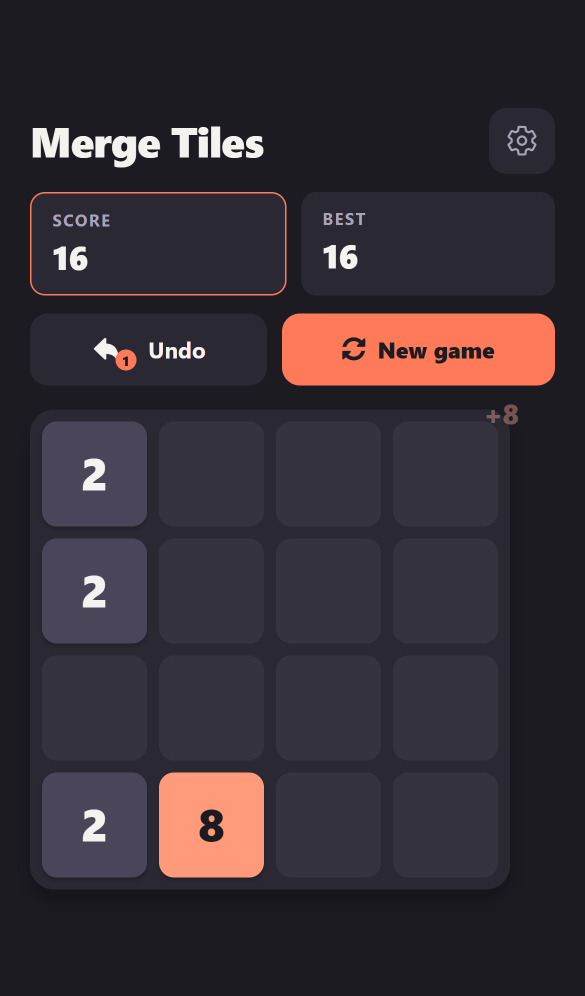
#> input picture apps/mobile/tile-merge/store/source/screenshot-1-gameplay-source.png, 1170 x 1992 px (shown at 1/2 size); its folder holds 3 pictures in this run
$ python prepare-play-store-images.py
#> lines starting #> are read from the running program, lines starting #| are printed output that depends on the picture
#!/usr/bin/env python3
"""Build Google Play Store listing images for mobile apps."""
from __future__ import annotations

import argparse
import shutil
import struct
from pathlib import Path

from PIL import Image, ImageDraw, ImageFont

PLAY_PHONE = (1080, 1920)  # 9:16 portrait
PLAY_FEATURE = (1024, 500)
PLAY_ICON = (512, 512)
RESAMPLE = Image.Resampling.LANCZOS

APP_GRAPHICS: dict[str, dict[str, object]] = {
    "tile-merge": {
        "bg": (28, 27, 34),
        "accent": (255, 122, 89),
        "feature_title": "Merge Tiles",
        "feature_subtitle": "Offline puzzle · undo · rewarded resume",
    },
    "image-to-pdf": {
        "bg": (11, 13, 18),
        "accent": (239, 83, 80),
        "feature_title": "Free Image to PDF",
        "feature_subtitle": "Offline · No watermark · No account",
    },
}


def png_info(path: Path) -> str:
    data = path.read_bytes()
    if data[:8] != b"\x89PNG\r\n\x1a\n":
        return "not-png"
    w, h, bit, color, *_ = struct.unpack(">IIBBBBB", data[16:29])
    return f"{w}x{h} bit={bit} type={color}"


def assert_rgb_png(path: Path, expected: tuple[int, int]) -> None:
    with Image.open(path) as im:
        if im.size != expected:
            raise SystemExit(f"{path.name}: expected {expected}, got {im.size}")
        if im.mode != "RGB":
            raise SystemExit(f"{path.name}: expected RGB, got {im.mode}")
    info = png_info(path)
    if not info.startswith(f"{expected[0]}x{expected[1]}"):
        raise SystemExit(f"{path.name}: bad PNG header ({info})")


def phone_screenshot(src: Path, bg: tuple[int, int, int]) -> Image.Image:
#> called with bg = (28, 27, 34)
    img = Image.open(src).convert("RGBA")
    canvas = Image.new("RGBA", PLAY_PHONE, bg + (255,))
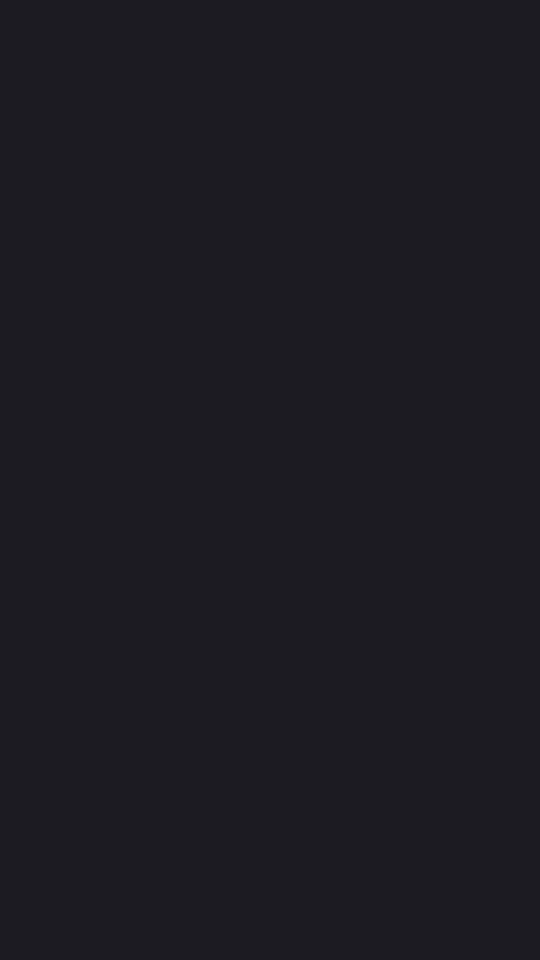
#> canvas: PIL image 1080x1920 RGBA (shown at 1/2 size); mean R, G, B, A 28, 27, 34, 255
    scale = min(PLAY_PHONE[0] / img.width, PLAY_PHONE[1] / img.height) * 0.92
#> scale = 0.849
    new_size = (int(img.width * scale), int(img.height * scale))
#> new_size = (993, 1691)
    resized = img.resize(new_size, RESAMPLE)
    x = (PLAY_PHONE[0] - new_size[0]) // 2
#> x = 43
    y = (PLAY_PHONE[1] - new_size[1]) // 2
#> y = 114
    canvas.paste(resized, (x, y), resized)
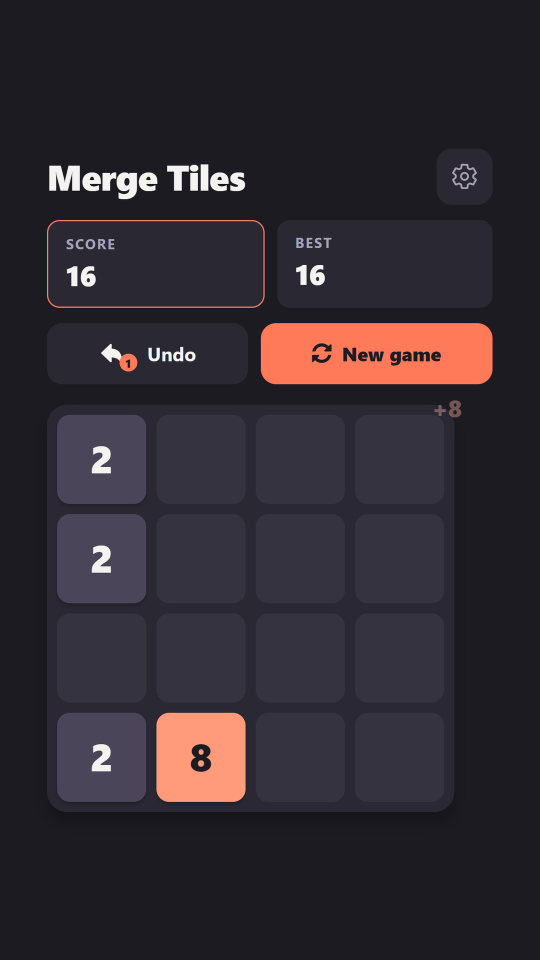
#> canvas: PIL image 1080x1920 RGBA (shown at 1/2 size); mean R, G, B, A 48.5, 42, 49.5, 255
    return canvas.convert("RGB")


def feature_graphic(
    icon: Path,
    title: str,
    subtitle: str,
    bg: tuple[int, int, int],
    accent: tuple[int, int, int],
) -> Image.Image:
    canvas = Image.new("RGB", PLAY_FEATURE, bg)
    draw = ImageDraw.Draw(canvas)

    icon_img = Image.open(icon).convert("RGBA")
    icon_size = 220
    icon_img = icon_img.resize((icon_size, icon_size), RESAMPLE)
    canvas.paste(icon_img, (48, (PLAY_FEATURE[1] - icon_size) // 2), icon_img)

    try:
        title_font = ImageFont.truetype("arialbd.ttf", 52)
        sub_font = ImageFont.truetype("arial.ttf", 28)
    except OSError:
        title_font = ImageFont.load_default()
        sub_font = ImageFont.load_default()

    draw.text((300, 160), title, fill=(245, 243, 239), font=title_font)
    draw.text((300, 240), subtitle, fill=accent, font=sub_font)

    # Decorative dots
    for i, alpha in enumerate([accent, tuple(min(255, c + 30) for c in accent), (61, 57, 72)]):
        r = 18
        cx = PLAY_FEATURE[0] - 120 - i * 36
        cy = PLAY_FEATURE[1] // 2
        draw.rounded_rectangle(
            (cx - r, cy - r, cx + r, cy + r),
            radius=6,
            fill=alpha,
        )

    return canvas


def save_rgb(img: Image.Image, path: Path) -> None:
    path.parent.mkdir(parents=True, exist_ok=True)
    rgb = img.convert("RGB")
    rgb.save(path.with_suffix(".png"), "PNG")
    rgb.save(path.with_suffix(".jpg"), "JPEG", quality=95, optimize=True)


def prepare(slug: str) -> None:
    repo = Path(__file__).resolve().parents[2]
    app_dir = repo / "apps/mobile" / slug
    source = app_dir / "store/source"
    upload = app_dir / "store/upload"
    assets = app_dir / "assets/icon.png"

    if not source.exists():
        raise SystemExit(f"Missing {source} — add raw screenshots to store/source/ first")

    upload.mkdir(parents=True, exist_ok=True)

    shots = sorted(source.glob("screenshot-*-source.png"))
    if not shots:
        raise SystemExit(f"No screenshot-*-source.png in {source}")

    graphics = APP_GRAPHICS.get(slug, APP_GRAPHICS["tile-merge"])
    bg = graphics["bg"]  # type: ignore[assignment]
    accent = graphics["accent"]  # type: ignore[assignment]

    for i, src in enumerate(shots[:8], start=1):
        out = upload / f"screenshot-{i}-phone"
        save_rgb(phone_screenshot(src, bg), out)
        assert_rgb_png(out.with_suffix(".png"), PLAY_PHONE)
        print(f"OK  {out.name}.png {PLAY_PHONE}")
#> pass 2 of the loop in prepare, `for i, src in enumerate(shots[:8], start=1):`:
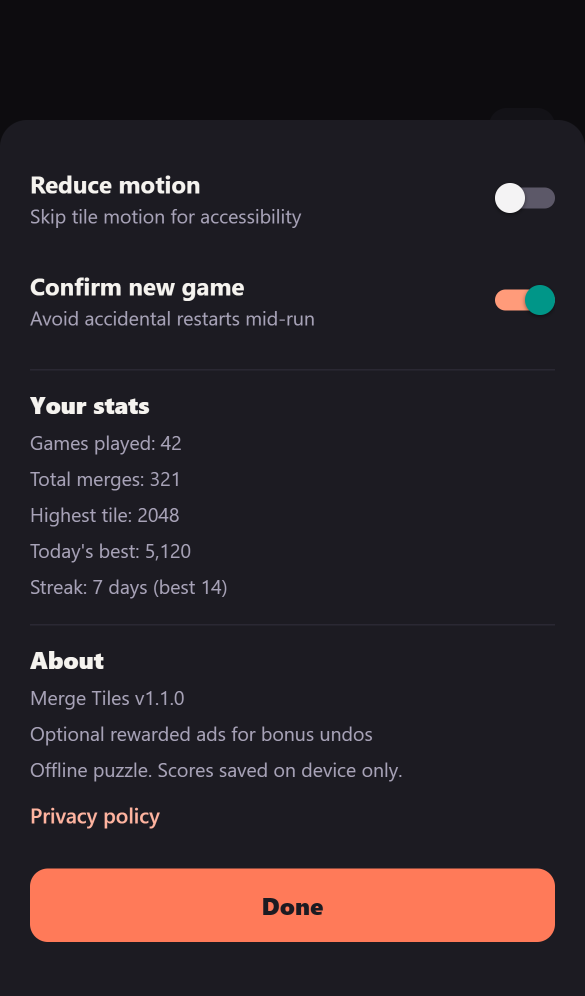
#> input picture apps/mobile/tile-merge/store/source/screenshot-2-settings-source.png, 1170 x 1992 px (shown at 1/2 size)
#> in phone_screenshot (call 2), `canvas.paste(resized, (x, y), resized)`:
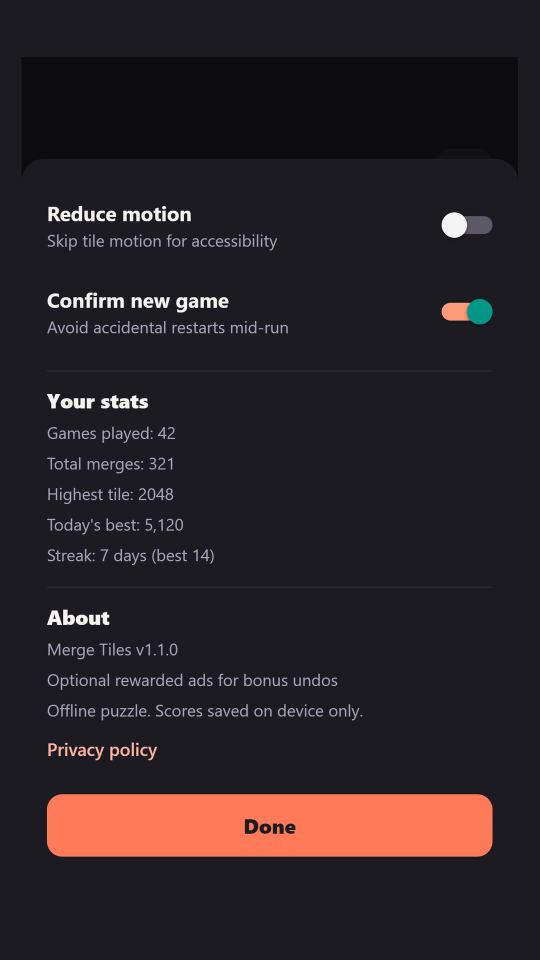
#> canvas: PIL image 1080x1920 RGBA (shown at 1/2 size); mean R, G, B, A 42.1, 34.1, 38.7, 255
#> pass 3 of the loop in prepare, `for i, src in enumerate(shots[:8], start=1):`:
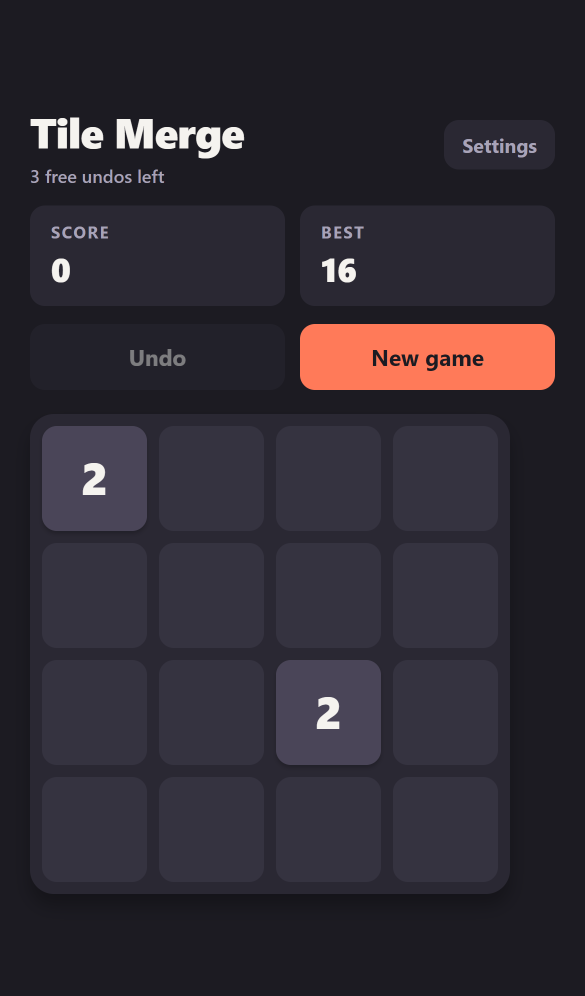
#> input picture apps/mobile/tile-merge/store/source/screenshot-3-board-source.png, 1170 x 1992 px (shown at 1/2 size)
#> in phone_screenshot (call 3), `canvas.paste(resized, (x, y), resized)`:
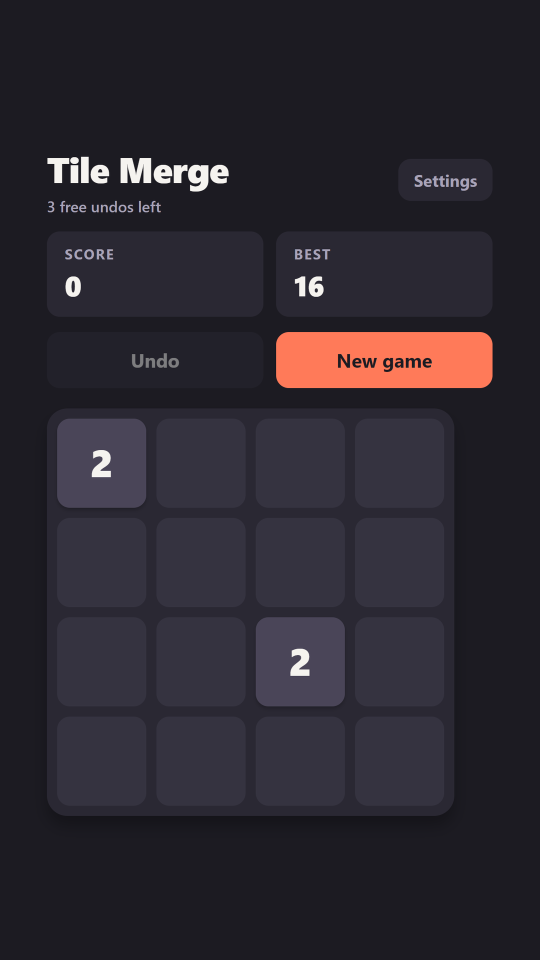
#> canvas: PIL image 1080x1920 RGBA (shown at 1/2 size); mean R, G, B, A 43.8, 39.4, 47.7, 255

    icon_out = upload / "store-icon-512"
#> (the run stopped early here; a loop or call above may not have finished)
